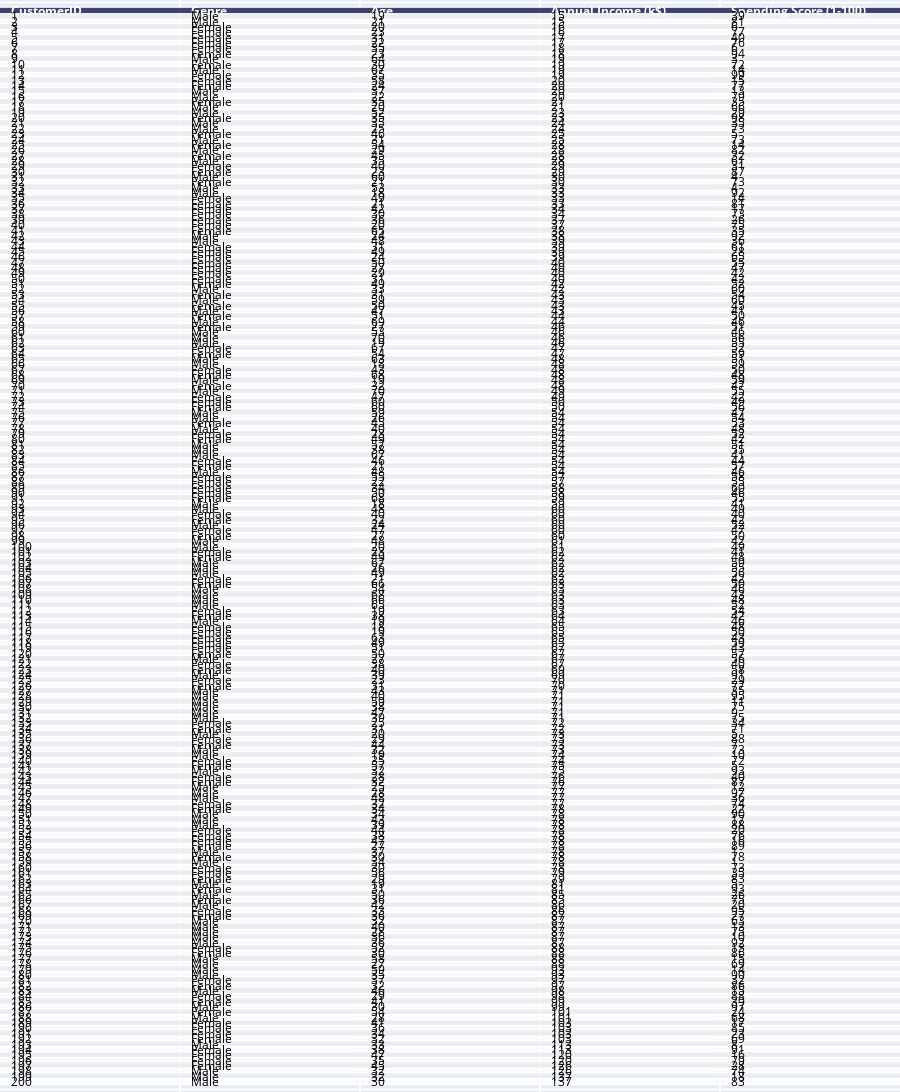

Write notebook code for a chart like this one.
### Code cell
table = ff.create_table(mall_data)
py.iplot(table, filename='jupyter-table1')
